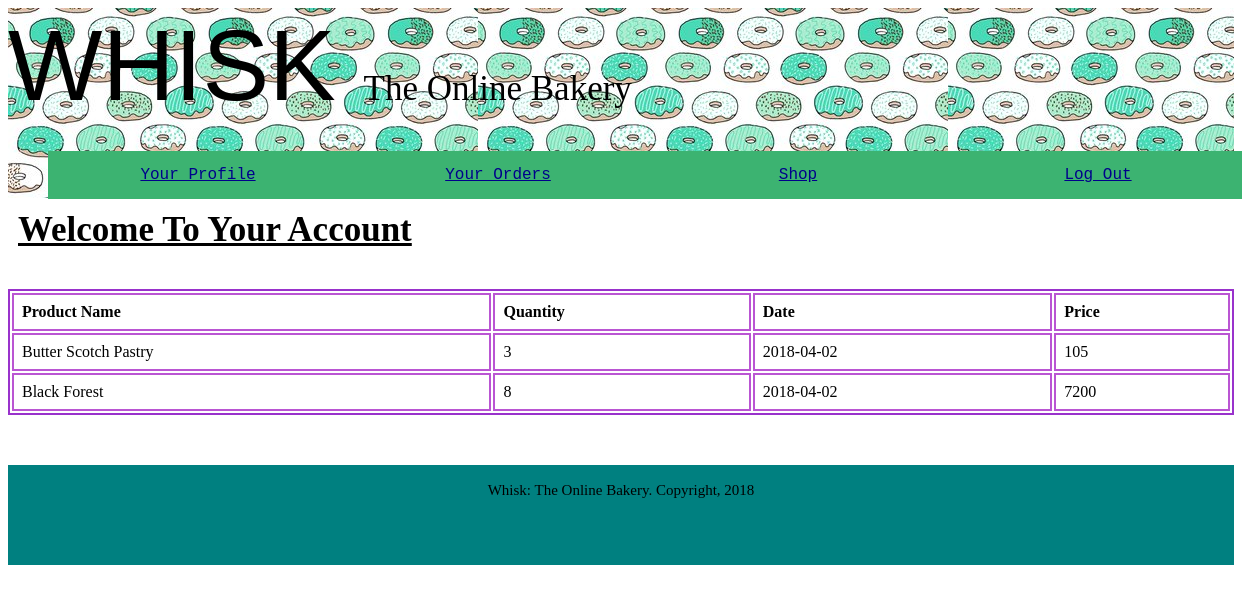
The page /accorders.php (signed in) on the database its author committed.
### tables this page shows
CREATE TABLE `orders` (
  `UserId` varchar(30) NOT NULL,
  `Prod_Name` varchar(30) NOT NULL,
  `Quantity` int(10) NOT NULL,
  `Dated` date NOT NULL,
  `Price` int(11) NOT NULL
);

### accorders.php (the view, shortened to what this page needs)
<?php
include('accheader.php');
$role= $_SESSION['role'];
$res=mysql_query("SELECT Prod_Name, Quantity, Dated, Price FROM orders WHERE UserId LIKE '$role'");
?>
<table>
	<th>Product Name</th>
	<th>Quantity</th>
	<th>Date</th>
	<th>Price</th>
	<div class="ed">
	<?php
		while($row= mysql_fetch_array($res))
		{
			$n=$row['Prod_Name'];
			$q=$row['Quantity'];
			$d=$row['Dated'];
			$p=$row['Price'];
		?>
		<tr>
			<td><?php echo $n; ?></td>
			<td><?php echo $q; ?></td>
			<td><?php echo $d; ?></td>
			<td><?php echo $p; ?></td>
		</tr>
		<?php
			}
		?>
	</div>
</table>
<!DOCTYPE html>
<html>
<head>
</head>
<body>
</body>
</html>
<?php
	include('footer.php');
?>

### accorders.php (style rules this page uses)
table { border: 2px double darkorchid; width: 100%; }
th, td { padding: 8px; border: 2px double mediumorchid; text-align: left; }
.ed { background-color: mistyrose; margin-top: 55px; }

### rows shown on the page
orders: Prod_Name "Butter Scotch Pastry", Quantity "3", Dated "2018-04-02", Price "105"
orders: Prod_Name "Black Forest", Quantity "8", Dated "2018-04-02", Price "7200"
